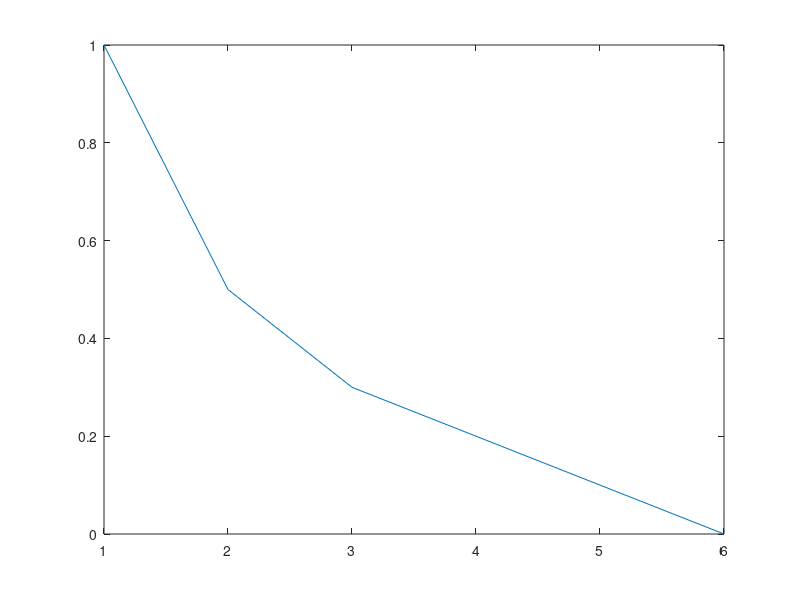

Here is the MATLAB script that generated this plot:
%% 初始化环境
clear; close all; clc;

%% 先读取数据
vec = [1 0.5 0.3 0.2 0.1 0];
vec2 = 1:6;

plot(vec2, vec);

